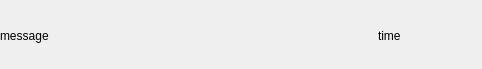
<?xml version="1.0" encoding="UTF-8"?>
<ui version="4.0">
 <class>chatItemWidget</class>
 <widget class="QWidget" name="chatItemWidget">
  <property name="geometry">
   <rect>
    <x>0</x>
    <y>0</y>
    <width>482</width>
    <height>69</height>
   </rect>
  </property>
  <property name="windowTitle">
   <string>Form</string>
  </property>
  <widget class="QWidget" name="layoutWidget">
   <property name="geometry">
    <rect>
     <x>0</x>
     <y>10</y>
     <width>471</width>
     <height>51</height>
    </rect>
   </property>
   <layout class="QHBoxLayout" name="horizontalLayout" stretch="4,1">
    <item>
     <widget class="QLabel" name="message_label">
      <property name="text">
       <string>message</string>
      </property>
     </widget>
    </item>
    <item>
     <widget class="QLabel" name="time_label">
      <property name="text">
       <string>time</string>
      </property>
     </widget>
    </item>
   </layout>
  </widget>
 </widget>
 <resources/>
 <connections/>
</ui>
